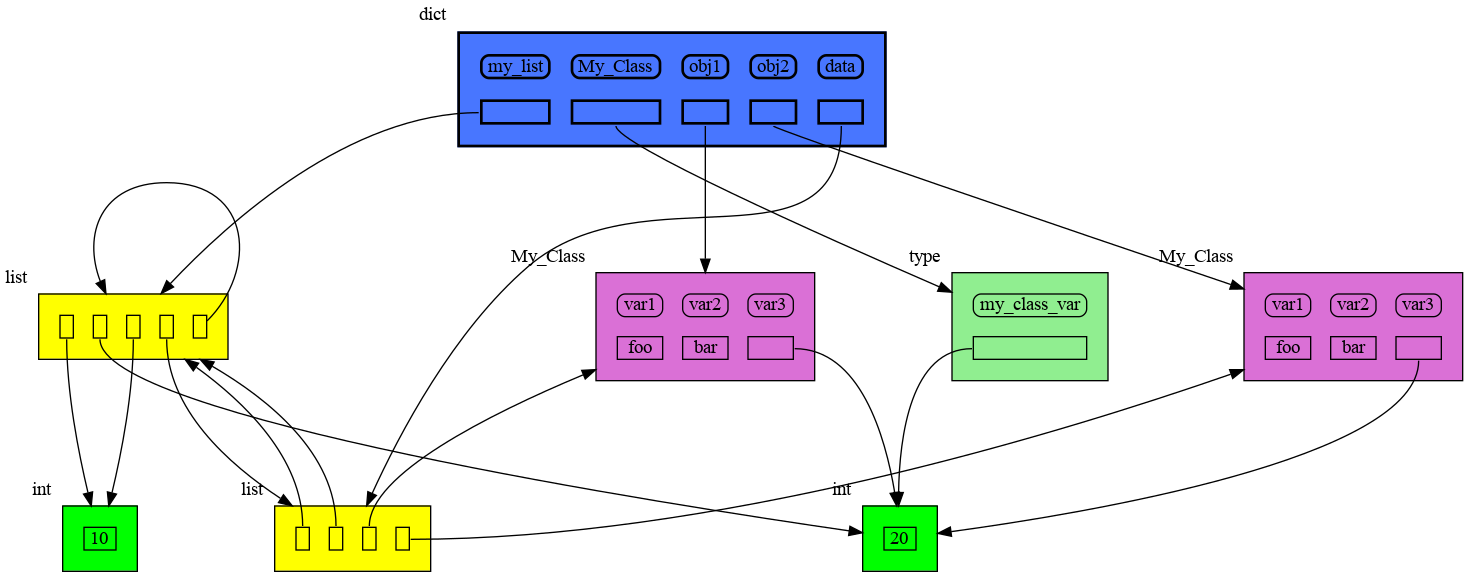

Here is the Python script that generated this plot:
my_list = [10, 20, 10]

class My_Class:
    my_class_var = 20 # class variable: shared by different objects
    
    def __init__(self):
        self.var1 = "foo"
        self.var2 = "bar"
        self.var3 = 20

obj1 = My_Class()
obj2 = My_Class()

data=[my_list, my_list, obj1, obj2]

my_list.append(data)
my_list.append(my_list) # recursive reference

import memory_graph
memory_graph.graphviz_nodes.linear_layout_vertical = False           # draw lists,tuples,sets,... horizontally
memory_graph.graphviz_nodes.category_to_color_map['list'] = 'yellow' # change color of 'list' type
memory_graph.graphviz_nodes.spacing=15                               # more spacing in each node
memory_graph.graphviz_nodes.graph_attr['ranksep']='1.2'              # more vertical separation
memory_graph.graphviz_nodes.graph_attr['nodesep']='1.2'              # more horizontal separation
memory_graph.rewrite_to_node.reduce_reference_children.remove("int") # draw references to 'int' type
memory_graph.render( locals(), 'example4.png' )
